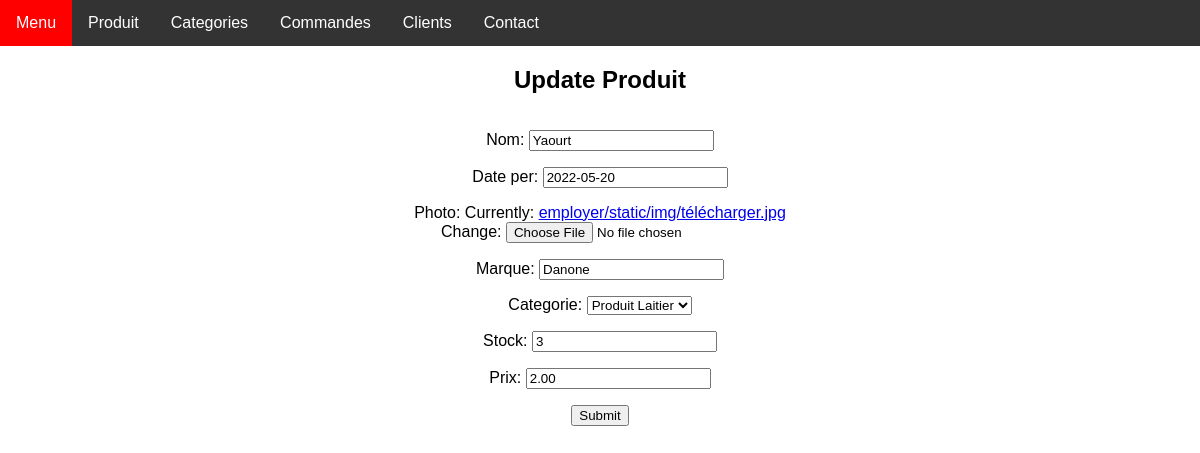
The app's page /employer/produit/update/1/ with its own data.
### employer/models.py (models this page shows, shortened)
class Produits(models.Model):
    nom = models.CharField(max_length=30,null=False)
    date_per = models.DateField(null=False)
    photo = models.ImageField(upload_to="employer/static/img")
    marque = models.CharField(max_length=30)
    categorie = models.ForeignKey(Categories,on_delete=models.SET_NULL,null=True)
    stock = models.PositiveIntegerField()
    prix = models.DecimalField(max_digits=10, decimal_places=2)

class Categories(models.Model):
    nom = models.CharField(max_length=30,null=False)
    descriptif = models.TextField(max_length=100,null=True)
    def __str__(self) -> str:
        return self.nom

### employer/views/produit/produit_update.py (the view)
# urls.py: path('produit/update/<int:pk>/', ProduitUpdateView.as_view(), name='produit_update'),
class ProduitUpdateView(UpdateView):
    model = Produits
    fields = '__all__'
    template_name = "produit/produit_update.html"
    success_url = reverse_lazy('produit_list')

### employer/templates/produit/produit_update.html (shortened to what this page needs)
{% extends "main.html" %}
{% block content %}
<h2 class="form-title">Update Produit</h2>
<form method="post">
    {{ form.as_p }}
    <input type="submit" value="Submit" />
</form>
{% endblock %}

### employer/static/css/main.css (style rules this page uses)
body { font-family: Arial, Helvetica, sans-serif; margin: 0; }

### records on screen
Produits: nom "Yaourt", date_per "2022-05-20", marque "Danone", categorie "Produit Laitier", stock "3", prix "2.00"
